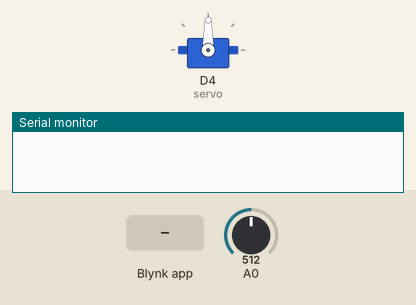
The sketch below on a simulated ESP8266 (NodeMCU). On the bench: servo, the last lines printed to the serial monitor. The inputs (shaded band) are chosen by the test bench; at power-on: A0 = 512. WiFi joins after 1.5 s; servers stay silent unless stated.

Above: at 3.0 s.
3.1 s: Blynk app writes 1 to V0
At 3.4 s:
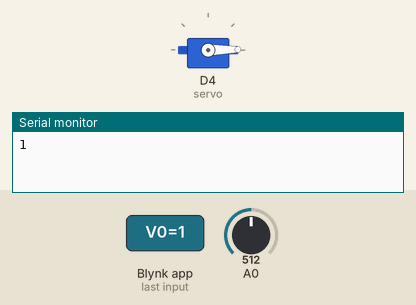
5.6 s: Blynk app writes 200 to V0
At 6.4 s:
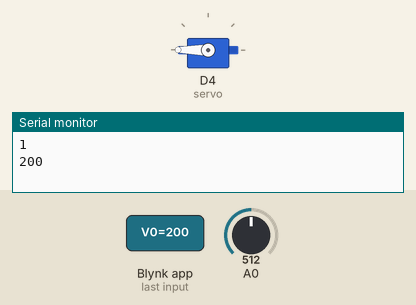
Timing chart, 0 to 8.6 s (numbered marks = the images above; inputs shaded):
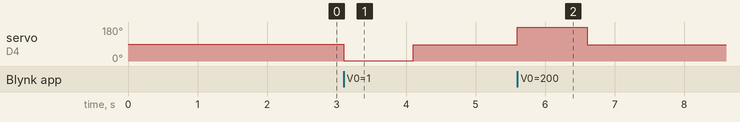

The sketch:

balik_besleme_otomasyonu.ino
```cpp
#include <Servo.h>
#include <ESP8266WiFi.h>
#include <BlynkSimpleEsp8266.h>

// Blynk ve WiFi bilgileri
char auth[] = "auth";  // Blynk Authentication Token
char ssid[] = "ssid";  // WiFi SSID
char pass[] = "pass";  // WiFi Şifresi

#define BLYNK_PRINT Serial  // Blynk seri çıktıları
#define PIN_UPTIME V6       // Uptime değeri için kullanılan sanal pin
BlynkTimer timer;           // Zamanlayıcı tanımlaması
Servo servo;                // Servo motor objesi

// Uptime değerini Blynk'e gönderir
BLYNK_READ(PIN_UPTIME) {
  Blynk.virtualWrite(PIN_UPTIME, millis() / 1000);  // Milisaniyeyi saniyeye çevirip gönderir
}

// Analog sensör okumalarını işler ve sıcaklık değerini Blynk'e gönderir
void myTimerEvent() {
  int analogValue = analogRead(A0);              // A0 pininden analog değer okunuyor
  float millivolts = (analogValue / 1600.0) * 3300;  // Okunan değeri milivolta çeviriyor
  float celsius = millivolts / 10;               // Milivolttan sıcaklık derecesine çeviri
  Blynk.virtualWrite(V5, celsius);               // Sıcaklık değerini Blynk'e gönderir
}

// Servo motor kontrolü
BLYNK_WRITE(V0) {
  int s0 = param.asInt();  // Blynk uygulamasından gelen değeri alır
  Serial.println(s0);      // Seri monitöre yazdırır
  servo.write(s0);         // Servo motoru istenen açıya getirir
  Blynk.virtualWrite(V1, s0);  // Güncel servo açısını Blynk'e gönderir
  delay(1000);             // 1 saniye bekler
  servo.write(85);         // Servo motoru varsayılan konuma (85 derece) geri getirir
  Blynk.virtualWrite(V1, 85);  // Servo açısını günceller
}

void setup() {
  Serial.begin(9600);        // Seri haberleşme başlatılır
  servo.attach(D4);          // Servo D4 pinine bağlanır
  Blynk.begin(auth, ssid, pass, "blynk.cloud", 80);  // Blynk başlatılır
  timer.setInterval(1000L, myTimerEvent);  // 1 saniyelik döngüyle sıcaklık okuma ayarlanır
}

void loop() {
  Blynk.run();  // Blynk fonksiyonlarını çalıştırır
  timer.run();  // Zamanlayıcıyı çalıştırır
}
```

Measured:
- after the input at 3.1 s, servo on D4 (servo): 90° → 1° at once, → 85° 1.0 s later
- after the input at 5.6 s, servo on D4 (servo): 85° → 180° at once, → 85° 1.0 s later
